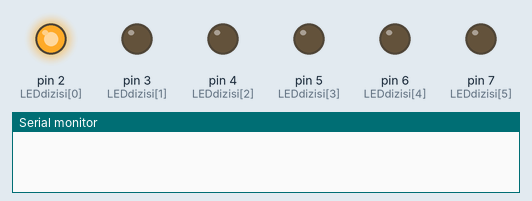
Recording of a sketch running on a simulated Arduino Uno, built with avr-gcc and run on an emulated ATmega328P. Parts: output pins drawn as LEDs (lit = HIGH), the last lines printed to the serial monitor.

Above: at 0.03 s.
At 0.17 s:
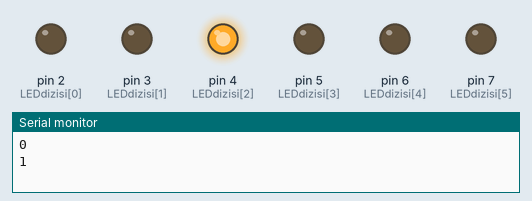
At 0.52 s:
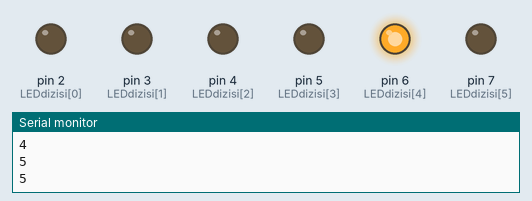
At 1.08 s:
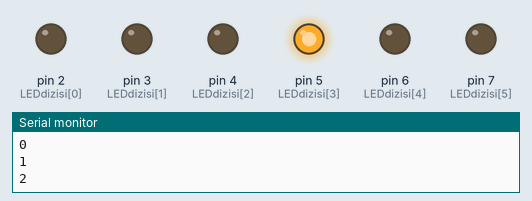
At 1.57 s:
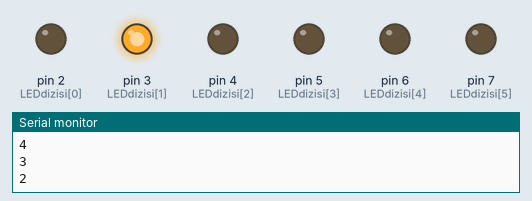
At 2.1 s:
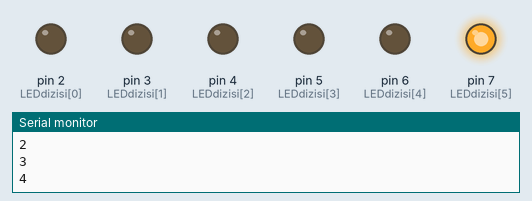
Timing chart, 0 to 3.0 s (numbered marks = the images above):
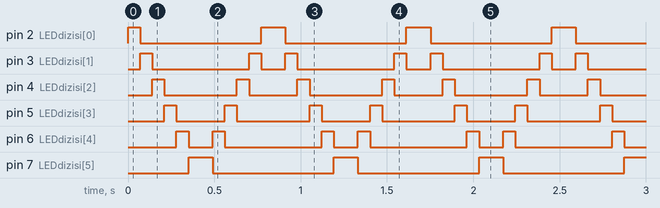

Measured:
- by itself, pin 2 (LEDdizisi[0]): repeats every 0.84 s: LOW 0.70 s, HIGH 0.14 s
- by itself, pin 3 (LEDdizisi[1]): repeats every 0.84 s: LOW 0.56 s, HIGH 0.07 s, LOW 0.14 s, HIGH 0.07 s
- by itself, pin 4 (LEDdizisi[2]): repeats every 0.84 s: LOW 0.42 s, HIGH 0.07 s, LOW 0.28 s, HIGH 0.07 s
- by itself, pin 5 (LEDdizisi[3]): repeats every 0.84 s: LOW 0.28 s, HIGH 0.07 s, LOW 0.42 s, HIGH 0.07 s
- by itself, pin 6 (LEDdizisi[4]): repeats every 0.84 s: LOW 0.14 s, HIGH 0.07 s, LOW 0.56 s, HIGH 0.07 s
- by itself, pin 7 (LEDdizisi[5]): alternates HIGH for 0.14 s and LOW for 0.70 s

The sketch:

Kara_im_ek.ino
```cpp
int  LEDdizisi[]={2,3,4,5,6,7};

void setup() {
  for(int i=0;i<6;i++)
  {
    pinMode(LEDdizisi[i],OUTPUT);
  }

}

void loop() {
  Serial.begin(9600);
 for(int i=0;i<6;i++)
 {
  digitalWrite(LEDdizisi[i],HIGH);
  delay(70);
  digitalWrite(LEDdizisi[i],LOW);
    Serial.println(i);
 }
 for(int j=5;j>-1;j--)
 {

 digitalWrite(LEDdizisi[j],HIGH);
 delay(70);
 digitalWrite(LEDdizisi[j],LOW);
 Serial.println(j);
 }
}
```
